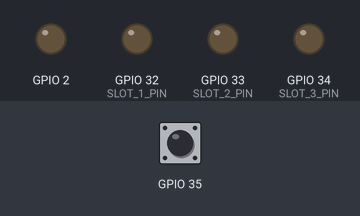
Simulated run of this program. Board: ESP32. Shown: output pins drawn as LEDs (lit = HIGH). Dashed ring = blinking. The test bench sets the inputs (shaded band); at power-on: GPIO 35 HIGH. WiFi joins after 1.5 s; servers stay silent unless stated; EEPROM starts erased; what the program prints to the serial monitor is not drawn. At 10.6 s the program restarts the board; the recording ends there.

Above: at 1.2 s.
1.3 s: GPIO 35 pulled LOW for 3.2 s
At 4.41 s:
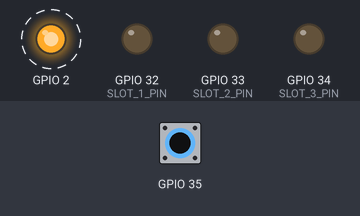
Timing chart, 0 to 10.6 s (numbered marks = the images above; inputs shaded):
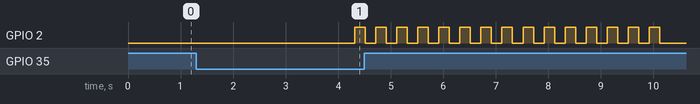

Measured:
- after the input at 1.3 s, GPIO 2: alternates HIGH for 0.20 s and LOW for 0.20 s, starting after 3.0 s

The program:

main.cpp
```cpp
#include <Arduino.h>
#include <Button_handle.h>
#include "wifi_config.h"
#include <BlynkSimpleEsp32.h>
#define BLYNK_TEMPLATE_ID "TMPL6XC10hGT2"
#define BLYNK_TEMPLATE_NAME "Home Outlet"
#define BLYNK_AUTH_TOKEN "oYUSrMOl7aWy_7B9HzfzvTCVhcO6piQo"

#define SLOT_1_PIN 32
#define SLOT_2_PIN 33
#define SLOT_3_PIN 34
#define RELAY_SLOT_1 V1
#define RELAY_SLOT_2 V2
#define RELAY_SLOT_3 V3

Button_TypeDef button_rst;
Wifi_config wifi_conf(80); // initialize
Wifi_config_TypeDef wifi_info;

uint8_t is_blynk_connected = 0;
unsigned long last_blynk_connect_attempt = 0;

BLYNK_CONNECTED() {
  Blynk.syncVirtual(RELAY_SLOT_1,RELAY_SLOT_2,RELAY_SLOT_3);
}

typedef enum
{
  WIFI_DISCONNECTED,
  WIFI_CONNECTED,
  WIFI_RESETTING
}WIFI_STATUS;
WIFI_STATUS wifi_sta;

BLYNK_WRITE(RELAY_SLOT_1){
  int p = param.asInt();
  digitalWrite(SLOT_1_PIN, p);
}

BLYNK_WRITE(RELAY_SLOT_2){
  int p = param.asInt();
  digitalWrite(SLOT_2_PIN, p);
}

BLYNK_WRITE(RELAY_SLOT_3){
  int p = param.asInt();
  digitalWrite(SLOT_3_PIN, p);
}

void setup()
{
  Serial.begin(115200);
  pinMode(SLOT_1_PIN, OUTPUT);
  pinMode(SLOT_2_PIN, OUTPUT);
  pinMode(SLOT_3_PIN, OUTPUT);
  Blynk.config(BLYNK_AUTH_TOKEN, "blynk-cloud.com", 80);

  Button_init(&button_rst, INPUT_PULLUP, 35);// nút rst wifi
  pinMode(2, OUTPUT); // báo trạng thái wifi
  wifi_info.ssid = "Phuong Smart Outlet";
  wifi_info.password = "12345678";
  wifi_conf.Init_config(&wifi_info);
}

void Button_long_press_callback(Button_TypeDef *Buttonx)
{
  if(Buttonx == &button_rst)
  {
    wifi_sta = WIFI_RESETTING;
  }
}

void Wifi_status_indicator() // Kết nối thì đèn sáng, ko kết nối thì tắt, reset thì nhấp nháy
{
  if(wifi_sta != WIFI_RESETTING)
  {
    wifi_sta = wifi_conf.Is_connected() ? WIFI_CONNECTED : WIFI_DISCONNECTED;
  }
  static uint32_t time = 0;
  switch(wifi_sta)
  {
    case WIFI_DISCONNECTED:
      digitalWrite(2, LOW);
      break;
    case WIFI_CONNECTED:
      digitalWrite(2, HIGH);
      break;
    case WIFI_RESETTING:
      if(millis() - time >= 200)
      {
        digitalWrite(2, !digitalRead(2)); // nhấp nháy nhanh là reset
        time = millis();
        static uint8_t count = 0;
        count++;
        if(count >= 30)
        {
          count = 0;
          wifi_sta = WIFI_DISCONNECTED;
          wifi_conf.Reset_wifi_config();
        }
      }
      break;
    default: break;
  }
}

void loop()
{
  wifi_conf.Handle_Client();
  Button_handle(&button_rst);
  Wifi_status_indicator();

  if (wifi_conf.Is_connected())
  {
    if (!Blynk.connected())
    {
      // Cứ mỗi 10 giây mới thử kết nối Blynk 1 lần nếu đang mất kết nối
      if (millis() - last_blynk_connect_attempt > 10000)
      {
        last_blynk_connect_attempt = millis();
        Serial.println("Connecting to Blynk...");
        Blynk.connect();
      }
    }
    else
    {
      Blynk.run();
    }
  }
}
```
